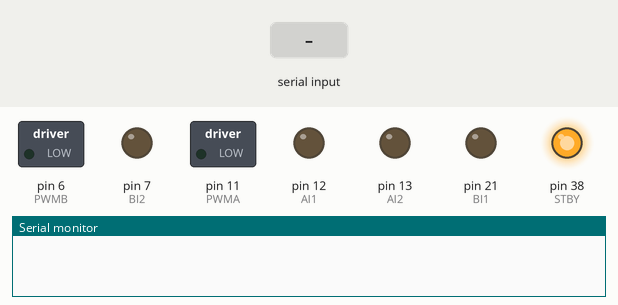
Simulated run of this sketch. Board: Arduino Mega 2560, built with avr-gcc and run on an emulated ATmega2560. Shown: switched loads named in the sketch (green lamp = pin HIGH), output pins drawn as LEDs (lit = HIGH), the last lines printed to the serial monitor. Inputs (shaded band) come from the test bench.

Above: at 1.2 s.
1.3 s: "R" received over Serial
At 2.1 s:
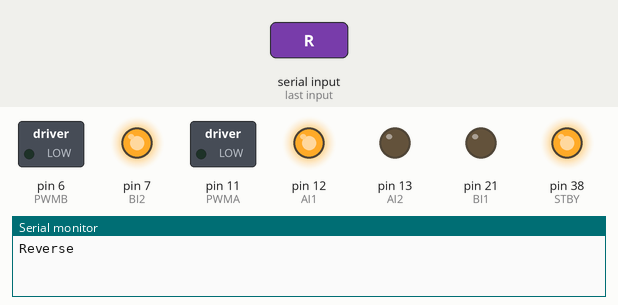
2.8 s: "F" received over Serial
At 3.7 s:
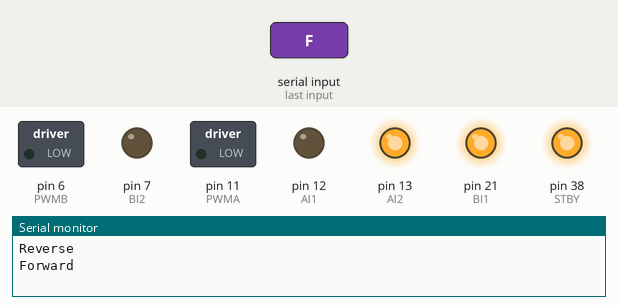
4.8 s: "L" received over Serial
At 6.0 s:
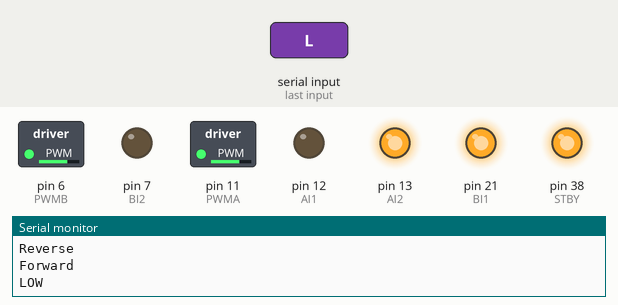
6.3 s: "S" received over Serial
At 7.1 s:
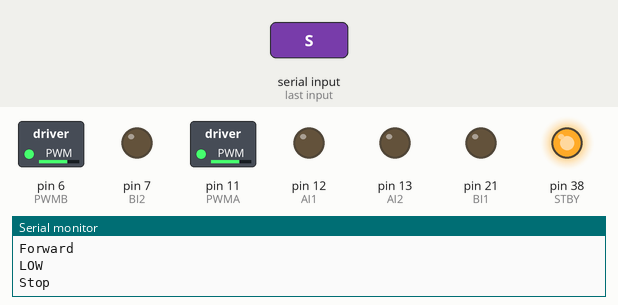
7.8 s: "M" received over Serial
At 8.3 s:
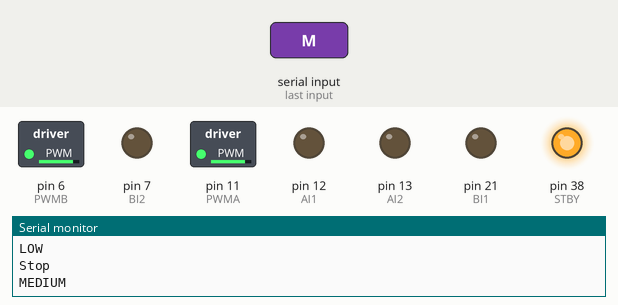
9.3 s: "R" received over Serial
At 11.0 s:
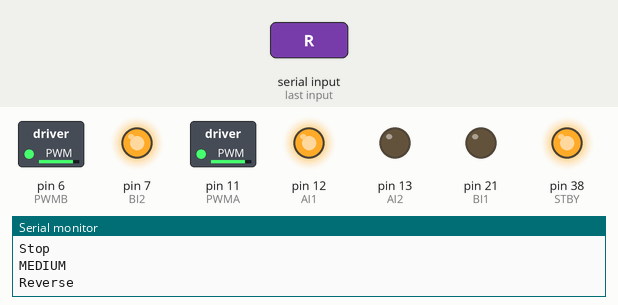
Timing chart, 0 to 12.3 s (numbered marks = the images above; inputs shaded):
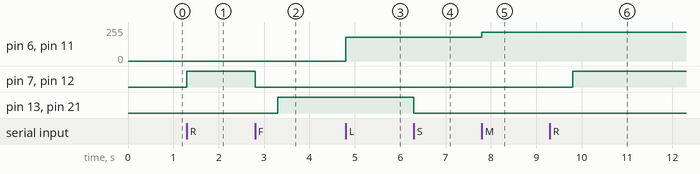

Measured:
- after the input at 1.3 s, pin 7 (BI2), pin 12 (AI1): LOW → HIGH at once
- after the input at 2.8 s, pin 7 (BI2), pin 12 (AI1): HIGH → LOW at once; pin 13 (AI2), pin 21 (BI1): LOW → HIGH after 0.50 s
- after the input at 4.8 s, pin 6 (PWMB), pin 11 (PWMA): 0/255 → 180/255 at once
- after the input at 6.3 s, pin 13 (AI2), pin 21 (BI1): HIGH → LOW at once
- after the input at 7.8 s, pin 6 (PWMB), pin 11 (PWMA): 180/255 → 215/255 at once
- after the input at 9.3 s, pin 7 (BI2), pin 12 (AI1): LOW → HIGH after 0.50 s

The sketch:

motor_driver_test.ino
```cpp
//Motor driver variables
int PWMA = 11;
int AI1 = 12;
int AI2 = 13;

int PWMB = 6;
int BI1 = 21;
int BI2 = 7;

int STBY = 38;

char command;
String direction = "";

void setup() {
  // put your setup code here, to run once:
  Serial.begin(115200);

  pinMode(PWMA, OUTPUT);
  pinMode(PWMB, OUTPUT);
  pinMode(AI1, OUTPUT);
  pinMode(AI2, OUTPUT);
  pinMode(BI1, OUTPUT);
  pinMode(BI2, OUTPUT);
  pinMode(STBY, OUTPUT);

  digitalWrite(AI1, LOW);
  digitalWrite(AI2, LOW);
  digitalWrite(BI1, LOW);
  digitalWrite(BI2, LOW);
  digitalWrite(STBY, HIGH);

  analogWrite(PWMA, 0);
  analogWrite(PWMB, 0);

}

void loop() {
  // put your main code here, to run repeatedly:

  if (Serial.available() > 0)
  {
    command = Serial.read();
  }

  if (((direction == "forward") && (command == 'R')) || (direction == "reverse") && (command == 'F'))
  {
    digitalWrite(AI1, LOW);
    digitalWrite(AI2, LOW);
    digitalWrite(BI1, LOW);
    digitalWrite(BI2, LOW);
    delay(500);
  }

  if (command == 'F')
  {
    Serial.println("Forward");
    digitalWrite(AI1, LOW);
    digitalWrite(AI2, HIGH);
    digitalWrite(BI1, HIGH);
    digitalWrite(BI2, LOW);
    direction = "forward";
    command = '0';
  }

  if (command == 'R')
  {
    Serial.println("Reverse");
    digitalWrite(AI1, HIGH);
    digitalWrite(AI2, LOW);
    digitalWrite(BI1, LOW);
    digitalWrite(BI2, HIGH);
    direction = "reverse";
    command = '0';
  }

  if (command == 'S')
  {
    Serial.println("Stop");
    digitalWrite(AI1, LOW);
    digitalWrite(AI2, LOW);
    digitalWrite(BI1, LOW);
    digitalWrite(BI2, LOW);
    command = '0';
  }

  if (command == 'L')
  {
    Serial.println("LOW");
    analogWrite(PWMA, 180);
    analogWrite(PWMB, 180);
    command = '0';
  }

  if (command == 'M')
  {
    Serial.println("MEDIUM");
    analogWrite(PWMA, 215);
    analogWrite(PWMB, 215);
    command = '0';
  }

  if (command == 'H')
  {
    Serial.println("HIGH");
    analogWrite(PWMA, 255);
    analogWrite(PWMB, 255);
    command = '0';
  }


}
```
